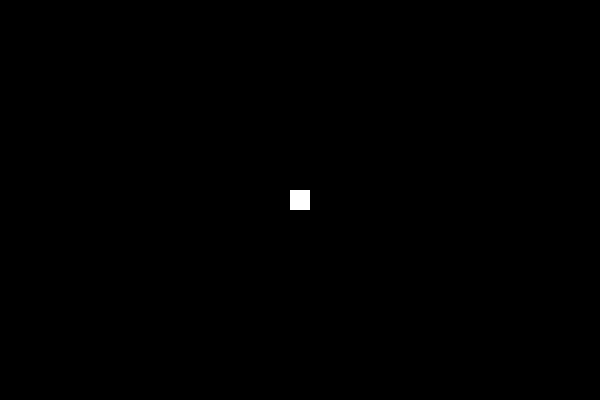
Frame 1 (no input)
Frame 60 (no input): identical to frame 1, image omitted
Frame 120 (the mouse pressed at the canvas centre since frame 60): identical to frame 1, image omitted

The p5.js sketch that drew this single still picture (run headless with seeded random() and noise() and a simulated clock; from frame 60 on, the mouse is pressed at the canvas centre):

// p5.js sketch
// ── sketch.js
var x, y;
var move = 2;
var d = 20;

function setup() {
  createCanvas(600, 400);
  rectMode(CENTER);
  x = width/2;
  y = height/2;
  background(0);
  noStroke();
  fill(255);
}

function draw() {
  background(0);
  // Move the rect using the arrow keys
  // keyCodes in clude BACKSPACE, DELETE, ENTER, RETURN, TAB, ESCAPE, 
  // SHIFT, CONTROL, OPTION, ALT, UP_ARROW, DOWN_ARROW, LEFT_ARROW, RIGHT_ARROW
  if (keyCode == UP_ARROW) {
    y -= move;
  } else if (keyCode == DOWN_ARROW) {
    y += move; 
  } else if (keyCode == LEFT_ARROW) {
    x -= move;
  } else if (keyCode == RIGHT_ARROW) {
    x += move;
  }
  // If the rect is off screen bring it back
  if (x > width + d) x = -d;
  if (x < -d) x = width + d;
  if (y > height + d) y = -d;
  if (y < -d) y = height + d;
  rect(x, y, d, d);
}
